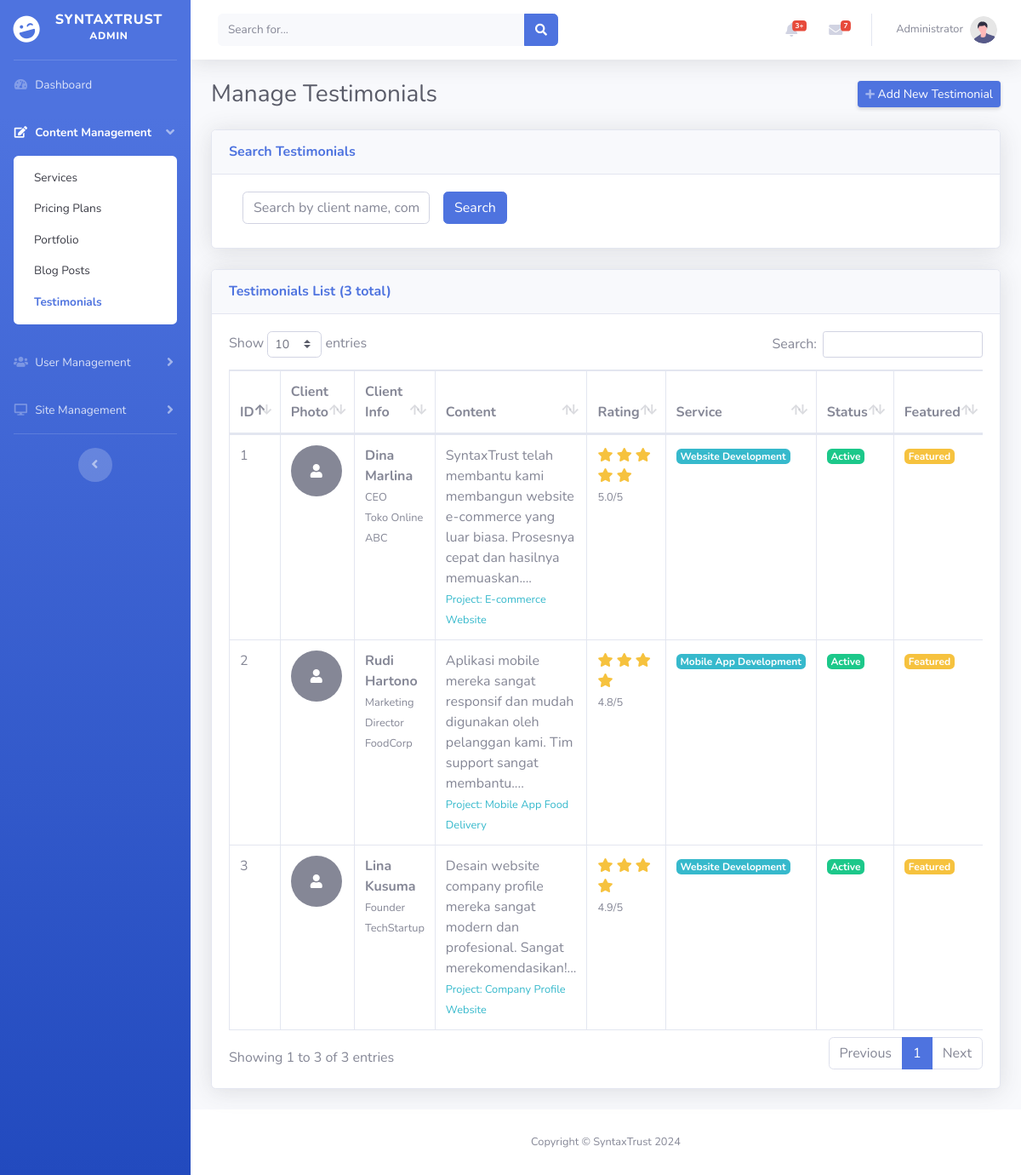
The page /manage_testimonials.php (signed in) on the database its author committed.
### tables this page shows
CREATE TABLE testimonials (
    id INT PRIMARY KEY AUTO_INCREMENT,
    client_name VARCHAR(100) NOT NULL,
    client_position VARCHAR(100),
    client_company VARCHAR(100),
    client_image VARCHAR(255),
    content TEXT NOT NULL,
    rating DECIMAL(2,1),
    project_name VARCHAR(200),
    service_id INT,
    is_featured BOOLEAN DEFAULT FALSE,
    is_active BOOLEAN DEFAULT TRUE,
    sort_order INT DEFAULT 0,
    created_at TIMESTAMP DEFAULT CURRENT_TIMESTAMP,
    updated_at TIMESTAMP DEFAULT CURRENT_TIMESTAMP ON UPDATE CURRENT_TIMESTAMP,
    FOREIGN KEY (service_id) REFERENCES services(id) ON DELETE SET NULL,
    INDEX idx_is_featured (is_featured),
    INDEX idx_is_active (is_active)
);

CREATE TABLE services (
    id INT PRIMARY KEY AUTO_INCREMENT,
    name VARCHAR(100) NOT NULL,
    description TEXT NOT NULL,
    short_description VARCHAR(255),
    icon VARCHAR(100),
    image VARCHAR(255),
    price DECIMAL(10,2),
    duration VARCHAR(50),
    features JSON,
    is_featured BOOLEAN DEFAULT FALSE,
    is_active BOOLEAN DEFAULT TRUE,
    sort_order INT DEFAULT 0,
    created_at TIMESTAMP DEFAULT CURRENT_TIMESTAMP,
    updated_at TIMESTAMP DEFAULT CURRENT_TIMESTAMP ON UPDATE CURRENT_TIMESTAMP,
    INDEX idx_is_featured (is_featured),
    INDEX idx_is_active (is_active)
);

### manage_testimonials.php (the view, shortened to what this page needs)
<?php
require_once 'config/database.php';
$search = isset($_GET['search']) ? $_GET['search'] : '';
$page = isset($_GET['page']) ? (int)$_GET['page'] : 1;
$limit = 10;
$offset = ($page - 1) * $limit;
$where_clause = "";
$params = [];
$count_sql = "SELECT COUNT(*) as total FROM testimonials $where_clause";
$stmt = $pdo->prepare($count_sql);
$stmt->execute($params);
$total_records = $stmt->fetch(PDO::FETCH_ASSOC)['total'];
$sql = "SELECT t.*, s.name as service_name FROM testimonials t LEFT JOIN services s ON t.service_id = s.id $where_clause ORDER BY t.is_featured DESC, t.sort_order ASC, t.created_at DESC LIMIT $limit OFFSET $offset";
$stmt = $pdo->prepare($sql);
$stmt->execute($params);
$testimonials = $stmt->fetchAll(PDO::FETCH_ASSOC);
require_once 'includes/header.php';
?>
<body id="page-top">
    <div id="wrapper">
        <?php require_once 'includes/sidebar.php'; ?>
        <div id="content-wrapper" class="d-flex flex-column">
            <div id="content">
                <?php require_once 'includes/topbar.php'; ?>
                <div class="container-fluid">
                    <div class="d-sm-flex align-items-center justify-content-between mb-4">
                        <h1 class="h3 mb-0 text-gray-800">Manage Testimonials</h1>
                        <a href="#" class="d-none d-sm-inline-block btn btn-sm btn-primary shadow-sm" data-toggle="modal" data-target="#addTestimonialModal">
                            <i class="fas fa-plus fa-sm text-white-50"></i> Add New Testimonial
                        </a>
                    </div>
                    <div class="card shadow mb-4">
                        <div class="card-header py-3">
                            <h6 class="m-0 font-weight-bold text-primary">Search Testimonials</h6>
                        </div>
                        <div class="card-body">
                            <form method="GET" class="form-inline">
                                <div class="form-group mx-sm-3 mb-2">
                                    <input type="text" class="form-control" name="search" placeholder="Search by client name, company, project..." value="<?php echo htmlspecialchars($search); ?>">
                                </div>
                                <button type="submit" class="btn btn-primary mb-2">Search</button>
                            </form>
                        </div>
                    </div>
                    <div class="card shadow mb-4">
                        <div class="card-header py-3">
                            <h6 class="m-0 font-weight-bold text-primary">Testimonials List (<?php echo $total_records; ?> total)</h6>
                        </div>
                        <div class="card-body">
                            <div class="table-responsive">
                                <table class="table table-bordered" id="dataTable" width="100%" cellspacing="0">
                                    <thead>
                                        <tr>
                                            <th>ID</th>
                                            <th>Client Photo</th>
                                            <th>Client Info</th>
                                            <th>Content</th>
                                            <th>Rating</th>
                                            <th>Service</th>
                                            <th>Status</th>
                                            <th>Featured</th>
                                        </tr>
                                    </thead>
                                    <tbody>
                                        <?php foreach ($testimonials as $testimonial): ?>
                                            <tr>
                                                <td><?php echo $testimonial['id']; ?></td>
                                                <td>
                                                    <?php if (!empty($testimonial['client_image'])): ?>
                                                        <img src="<?php echo htmlspecialchars($testimonial['client_image']); ?>" alt="Client" class="rounded-circle" width="60" height="60" style="object-fit: cover;">
                                                    <?php else: ?>
                                                        <div class="rounded-circle bg-secondary text-white d-flex align-items-center justify-content-center" style="width: 60px; height: 60px;">
                                                            <i class="fas fa-user"></i>
                                                        </div>
                                                    <?php endif; ?>
                                                </td>
                                                <td>
                                                    <strong><?php echo htmlspecialchars($testimonial['client_name']); ?></strong>
                                                    <?php if (!empty($testimonial['client_position'])): ?>
                                                        <br><small class="text-muted"><?php echo htmlspecialchars($testimonial['client_position']); ?></small>
                                                    <?php endif; ?>
                                                    <?php if (!empty($testimonial['client_company'])): ?>
                                                        <br><small class="text-muted"><?php echo htmlspecialchars($testimonial['client_company']); ?></small>
                                                    <?php endif; ?>
                                                </td>
                                                <td>
                                                    <?php echo htmlspecialchars(substr($testimonial['content'], 0, 150) . '...'); ?>
                                                    <?php if (!empty($testimonial['project_name'])): ?>
                                                        <br><small class="text-info">Project: <?php echo htmlspecialchars($testimonial['project_name']); ?></small>
                                                    <?php endif; ?>
                                                </td>
                                                <td>
                                                    <?php if ($testimonial['rating']): ?>
                                                        <div class="text-warning">
                                                            <?php for ($i = 1; $i <= 5; $i++): ?>
                                                                <i class="fas fa-star<?php echo $i <= $testimonial['rating'] ? '' : '-o'; ?>"></i>
                                                            <?php endfor; ?>
                                                        </div>
                                                        <small class="text-muted"><?php echo $testimonial['rating']; ?>/5</small>
                                                    <?php else: ?>
                                                        <span class="text-muted">No rating</span>
                                                    <?php endif; ?>
                                                </td>
                                                <td>
                                                    <?php if (!empty($testimonial['service_name'])): ?>
                                                        <span class="badge badge-info"><?php echo htmlspecialchars($testimonial['service_name']); ?></span>
                                                    <?php else: ?>
                                                        <span class="text-muted">N/A</span>
                                                    <?php endif; ?>
                                                </td>
                                                <td>
                                                    <span class="badge badge-<?php echo $testimonial['is_active'] ? 'success' : 'secondary'; ?>">
                                                        <?php echo $testimonial['is_active'] ? 'Active' : 'Inactive'; ?>
                                                    </span>
                                                </td>
                                                <td>
                                                    <span class="badge badge-<?php echo $testimonial['is_featured'] ? 'warning' : 'light'; ?>">
                                                        <?php echo $testimonial['is_featured'] ? 'Featured' : 'Regular'; ?>
                                                    </span>
                                                </td>
                                            </tr>
                                        <?php endforeach; ?>
                                    </tbody>
                                </table>
                            </div>
                        </div>
                    </div>
                </div>
            </div>
            <?php require_once 'includes/footer.php'; ?>
        </div>
    </div>
</body>
</html>

### rows shown on the page
testimonials: id "1", client_name "Dina Marlina", client_position "CEO", client_company "Toko Online ABC", content "SyntaxTrust telah membantu kami membangun website e-commerce yang luar biasa. Prosesnya cepat dan hasilnya memuaskan....", project_name "E-commerce Website", rating "5.0", service.name "Website Development", is_active "Active", is_featured "Featured"
testimonials: id "2", client_name "Rudi Hartono", client_position "Marketing Director", client_company "FoodCorp", content "Aplikasi mobile mereka sangat responsif dan mudah digunakan oleh pelanggan kami. Tim support sangat membantu....", project_name "Mobile App Food Delivery", rating "4.8", service.name "Mobile App Development", is_active "Active", is_featured "Featured"
testimonials: id "3", client_name "Lina Kusuma", client_position "Founder", client_company "TechStartup", content "Desain website company profile mereka sangat modern dan profesional. Sangat merekomendasikan!...", project_name "Company Profile Website", rating "4.9", service.name "Website Development", is_active "Active", is_featured "Featured"

### other values the page prints
$group['title'] "Content Management"
$page_name "Services"
$page_name "Pricing Plans"
$page_name "Portfolio"
$page_name "Blog Posts"
$page_name "Testimonials"
$group['title'] "User Management"
$group['title'] "Site Management"
$_SESSION['user_name'] "Administrator"
$total_records "3"
